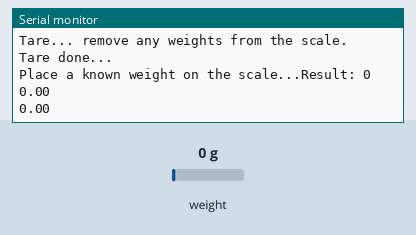
Simulated run of this sketch. Board: Arduino Uno, built with avr-gcc and run on an emulated ATmega328P. On the bench: the last lines printed to the serial monitor. Inputs (shaded band) come from the test bench; at power-on: weight on the scale 0 g.

Above: at 12.8 s.
12.9 s: weight on the scale set to 100 g
At 13.11 s:
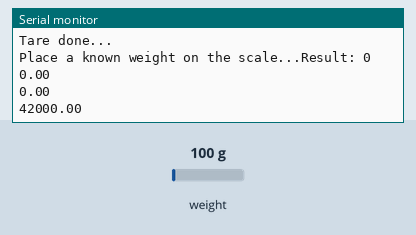
14.4 s: weight on the scale set to 1250 g
At 14.61 s:
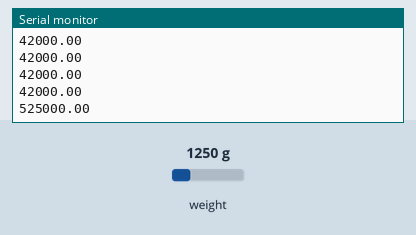
Timing chart, 0 to 17.4 s (numbered marks = the images above; inputs shaded):
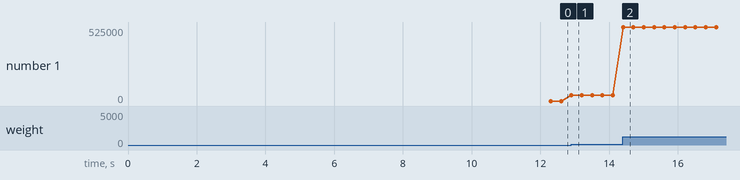

Measured:
- after the input at 12.9 s, the serial monitor: prints a new line at once (image 1)
- after the input at 14.4 s, the serial monitor: prints a new line at once (image 2)
- plotted number 1: 0 → 42000 after the input at 12.9 s, 42000 → 525000 after the input at 14.4 s

The sketch:

scale.ino
```cpp
// (licence header left out)
// Calibrating the load cell
#include "HX711.h"

// HX711 circuit wiring
const int LOADCELL_DOUT_PIN = 8;
const int LOADCELL_SCK_PIN = 9;

HX711 scale;

void setup() {
  Serial.begin(57600);
  scale.begin(LOADCELL_DOUT_PIN, LOADCELL_SCK_PIN);
}

bool hasInit = false;

void loop() {

  if(hasInit){
        Serial.println(scale.get_units(3));

  } else if (scale.is_ready()) {
    scale.set_scale();
    Serial.println("Tare... remove any weights from the scale.");
    delay(5000);
    scale.tare();
    Serial.println("Tare done...");
    Serial.print("Place a known weight on the scale...");
    delay(5000);
    long reading = scale.get_units(10);
    Serial.print("Result: ");
    Serial.println(reading);
    hasInit=true;
  }
  else {
    Serial.println("HX711 not found.");
    delay(1000);
  }
 // delay(10);
}

//calibration factor will be the (reading)/(known weight)
```
